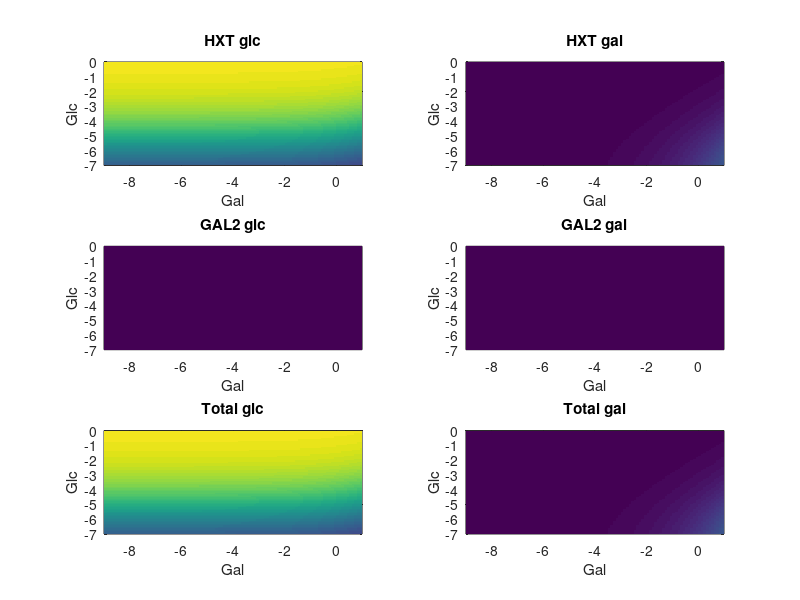
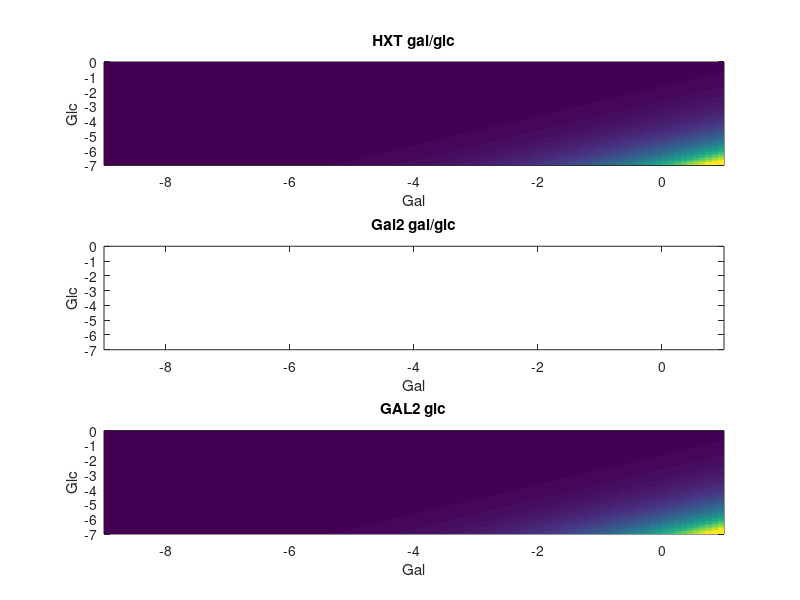
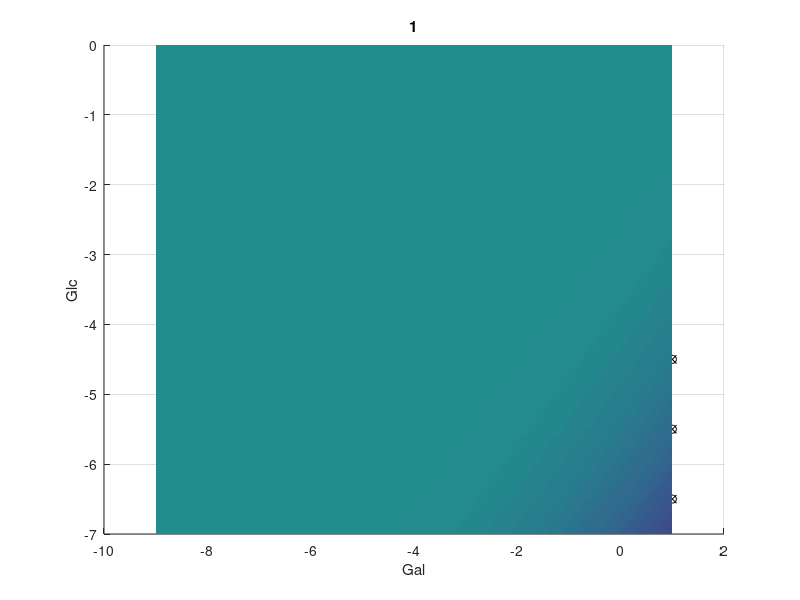
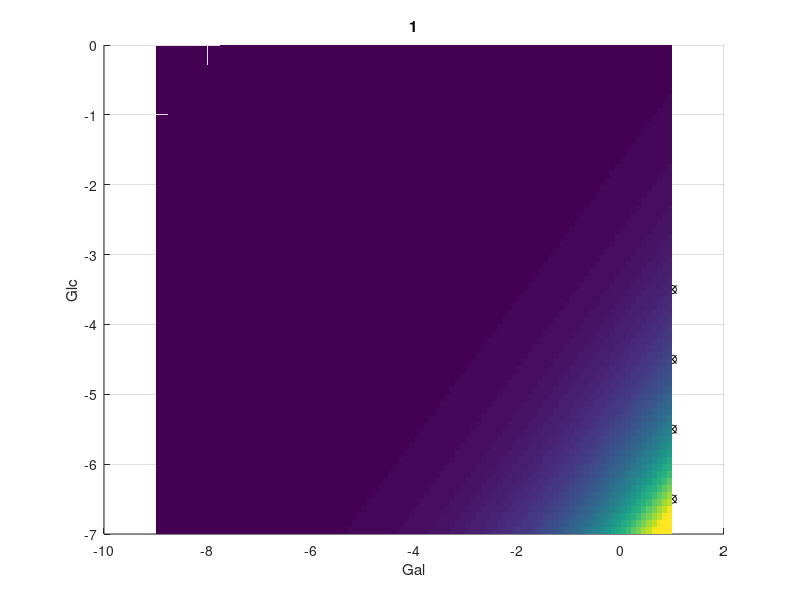

These figures' MATLAB source, in order:
function Transporter_competition

%% Transporter uptakes.

doublings=2;

Khxt_glc = 1
Khxt_gal = 200;
vmax_hxt = 1;


Kgal2_glc = 2;
Kgal2_gal = 1;
vmax_gal2= 0;

c_max = 1;
gal_res = [-9:0.1:1];
glc_res = [-7:0.1:0];

agal_vec = [ 2.^gal_res]*55;
aglu_vec = [ 2.^glc_res]*55;

[glc_out,gal_out] = meshgrid(aglu_vec,agal_vec)

glc_in_hxt = vmax_hxt./(1 + Khxt_glc./glc_out + Khxt_glc/Khxt_gal*gal_out./glc_out);
gal_in_hxt = vmax_hxt./(1 + Khxt_gal./gal_out + Khxt_gal/Khxt_glc*glc_out./gal_out);

glc_in_gal2 = vmax_gal2./(1 + Kgal2_glc./glc_out + Kgal2_glc/Kgal2_gal*gal_out./glc_out);
gal_in_gal2 = vmax_gal2./(1 + Kgal2_gal./gal_out + Kgal2_gal/Kgal2_glc*glc_out./gal_out);

figure(1)
subplot(3,2,1)
h = pcolor(log2(agal_vec/55),log2(aglu_vec/55),glc_in_hxt');set(h,'edgecolor','none');
xlabel('Gal');ylabel('Glc');title('HXT glc');caxis([0 c_max]);

subplot(3,2,2)
h = pcolor(log2(agal_vec/55),log2(aglu_vec/55),gal_in_hxt');set(h,'edgecolor','none');
xlabel('Gal');ylabel('Glc');title('HXT gal');caxis([0 c_max]);

subplot(3,2,3)
h = pcolor(log2(agal_vec/55),log2(aglu_vec/55),glc_in_gal2');set(h,'edgecolor','none');
xlabel('Gal');ylabel('Glc');title('GAL2 glc');caxis([0 c_max]);

subplot(3,2,4)
h = pcolor(log2(agal_vec/55),log2(aglu_vec/55),gal_in_gal2');set(h,'edgecolor','none');
xlabel('Gal');ylabel('Glc');title('GAL2 gal');caxis([0 c_max]);

subplot(3,2,5)
h = pcolor(log2(agal_vec/55),log2(aglu_vec/55),glc_in_gal2'+glc_in_hxt');set(h,'edgecolor','none');
xlabel('Gal');ylabel('Glc');title('Total glc');caxis([0 c_max]);

subplot(3,2,6)
h = pcolor(log2(agal_vec/55),log2(aglu_vec/55),gal_in_gal2'+gal_in_hxt');set(h,'edgecolor','none');
xlabel('Gal');ylabel('Glc');title('Total gal');caxis([0 c_max]);

figure(2)
subplot(3,1,1)
h = pcolor(log2(agal_vec/55),log2(aglu_vec/55),gal_in_hxt'./glc_in_hxt');set(h,'edgecolor','none');
view(0,90);xlabel('Gal');ylabel('Glc');title('HXT gal/glc');caxis([0 c_max]);

subplot(3,1,2)
h = pcolor(log2(agal_vec/55),log2(aglu_vec/55),gal_in_gal2'./glc_in_gal2');set(h,'edgecolor','none');
view(0,90);xlabel('Gal');ylabel('Glc');title('Gal2 gal/glc');caxis([0 c_max]);

subplot(3,1,3)
h = pcolor(log2(agal_vec/55),log2(aglu_vec/55),(gal_in_hxt'+gal_in_gal2')./(glc_in_hxt'+glc_in_gal2'));set(h,'edgecolor','none');
view(0,90);xlabel('Gal');ylabel('Glc');title('GAL2 glc');caxis([0 c_max]);


%% Draw the c12/c13 uptake experiment
figure(3)

R = (glc_in_hxt'+glc_in_gal2')./((gal_in_hxt'+gal_in_gal2')+(glc_in_hxt'+glc_in_gal2')); % ratio of c13/c12
% R = 1/2^doublings+(2^doublings-1)*R/2^doublings; % one doubling correct for a diffrent growth.
R = R/2;
f = 1./(1 + R);

%h = pcolor(log2(agal_vec/55),log2(aglu_vec/55),R);set(h,'edgecolor','none');
h = surf(log2(agal_vec/55),log2(aglu_vec/55),R);set(h,'edgecolor','none');

view(0,90);xlabel('Gal');ylabel('Glc');title('GAL2 glc');caxis([0 c_max]);

% S glucose -6.5 and galactose -5 ( 3 tubes)
% S glucose -6.5 and galactose -1 ( 3 tubes)    
% S glucose -6.5 and galactose 1 ( 3 tubes)
  
% S glucose -4 and galactose -5 ( 3 tubes)
% S glucose -4 and galactose -1 ( 3 tubes)
% S glucose -4 and galactose 1 ( 3 tubes)
glc = [6  16  26 ];gal = [91 101];
[GLC,GAL] = meshgrid(glc,gal);
hold on;plot(gal_res(GAL),glc_res(GLC),'kx');
plot(gal_res(GAL),glc_res(GLC),'ko');title(num2str(vmax_hxt))
RR = flipud(R(glc,gal))
FF = flipud(f(glc,gal))

Measured = [0.88 0.86; 0.83 0.78; 0.79 0.7]


%% Draw the c12/c13 uptake experiment
figure(4)

R = (gal_in_hxt'+gal_in_gal2')./(glc_in_hxt'+glc_in_gal2'); % ratio of c12/c13
% R = 1/2^doublings+(2^doublings-1)*R/2^doublings; % one doubling correct for a diffrent growth.
r=R;
f = 1./(1+r)

% r = 4/3*R;


h =surf(log2(agal_vec/55),log2(aglu_vec/55),r);set(h,'edgecolor','none');
view(0,90);xlabel('Gal');ylabel('Glc');title('GAL2 glc');caxis([0 c_max]);

% S glucose -6.5 and galactose -5 ( 3 tubes)
% S glucose -6.5 and galactose -1 ( 3 tubes)    
% S glucose -6.5 and galactose 1 ( 3 tubes)
  
% S glucose -4 and galactose -5 ( 3 tubes)
% S glucose -4 and galactose -1 ( 3 tubes)
% S glucose -4 and galactose 1 ( 3 tubes)
glc = [6  16  26 36];gal = [91 101];
[GLC,GAL] = meshgrid(glc,gal);
hold on;plot(gal_res(GAL),glc_res(GLC),'kx');
plot(gal_res(GAL),glc_res(GLC),'ko');title(num2str(vmax_hxt))
RR = flipud(r(glc,gal))
FF = flipud(f(glc,gal))

